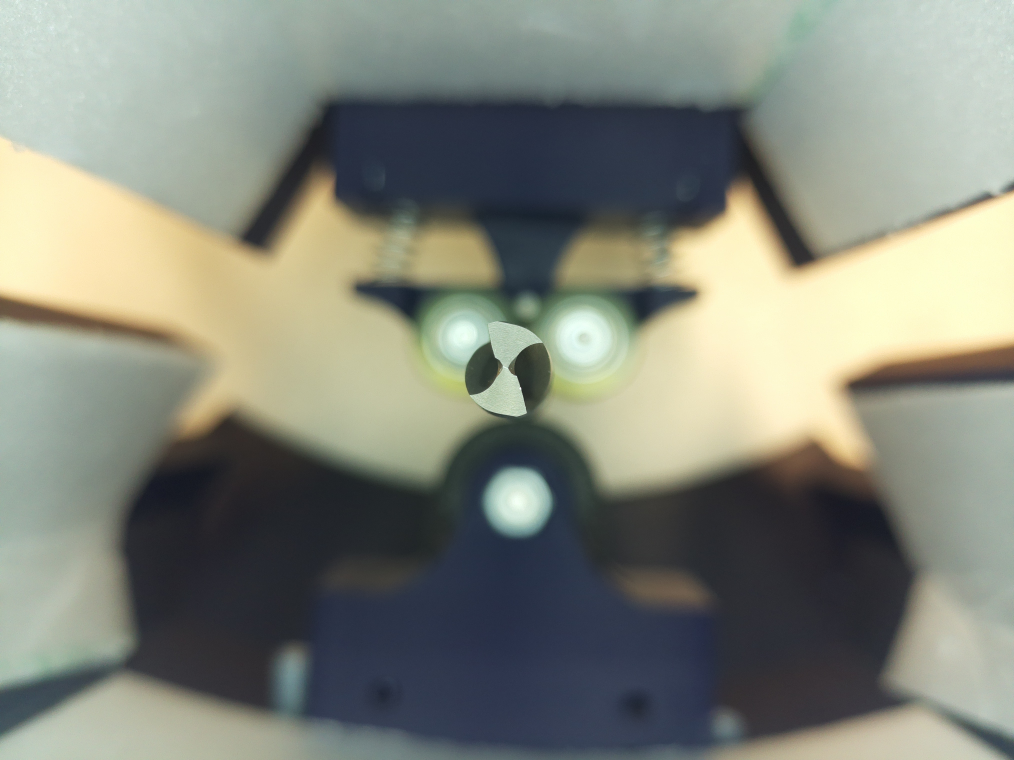
#> input picture images/1.jpg, 4056 x 3040 px (shown at 1/4 size); its folder holds only this picture in this run
$ python test3.py   (older library calls are emulated)
#> lines starting #> are read from the running program, lines starting #| are printed output that depends on the picture; after the words box and inside, x2 and y2 are one past the last pixel; in counts of white or black regions, pixels touching at a corner belong together
import cv2
import numpy as np
import os

# --- Input & output folders ---
input_folder = "images/"
square_folder = "processed_square/"
circle_folder = "processed_circle/"
os.makedirs(square_folder, exist_ok=True)
os.makedirs(circle_folder, exist_ok=True)

# --- Process all images ---
for filename in os.listdir(input_folder):
    if not filename.lower().endswith((".jpg", ".jpeg", ".png")):
        continue

    img_path = os.path.join(input_folder, filename)
    img = cv2.imread(img_path)
#> img is the input picture: shape (3040, 4056, 3); mean B, G, R 123.2, 134.4, 130.7
    if img is None:
        print(f"Failed to load {filename}")
        continue

    H_orig, W_orig = img.shape[:2]
#> H_orig = 3040; W_orig = 4056

    # --- Downscale for detection ---
    max_side = 1000
    scale = max_side / max(H_orig, W_orig)
#> scale = 0.247
    if scale < 1:
        img_small = cv2.resize(img, (int(W_orig*scale), int(H_orig*scale)), interpolation=cv2.INTER_AREA)
    else:
        img_small = img.copy()
    H_small, W_small = img_small.shape[:2]
#> H_small = 749; W_small = 1000

    # --- Focus detection ---
    gray = cv2.cvtColor(img_small, cv2.COLOR_BGR2GRAY)
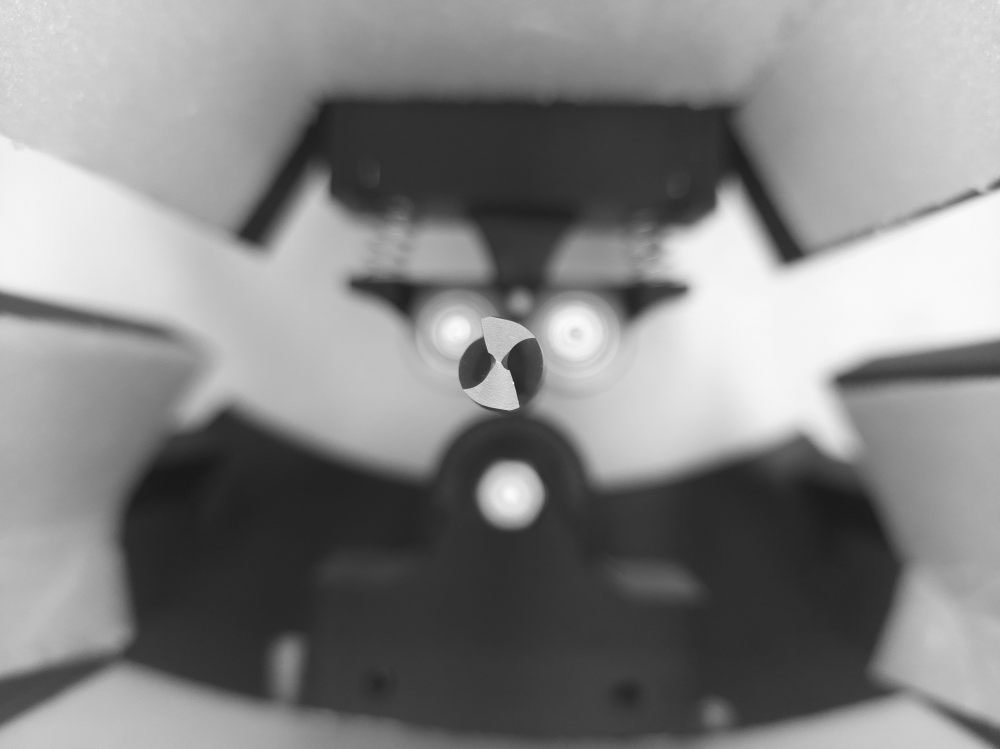
#> gray: shape (749, 1000); min 23, max 251, mean 132
    lap = cv2.Laplacian(gray, cv2.CV_64F)
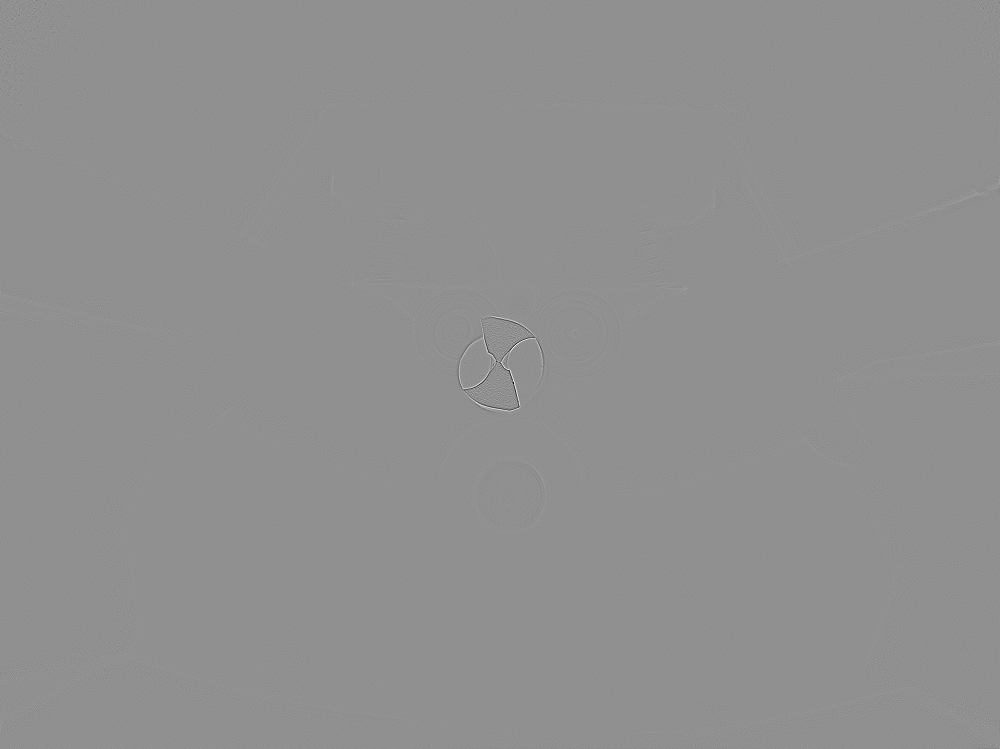
#> lap: shape (749, 1000) float64; min -256, max 196, mean 0; drawn with min black and max white
    lap_abs = cv2.convertScaleAbs(lap)
    lap_norm = cv2.normalize(lap_abs, None, 0, 255, cv2.NORM_MINMAX)
    _, mask = cv2.threshold(lap_norm, 0, 255, cv2.THRESH_BINARY + cv2.THRESH_OTSU)
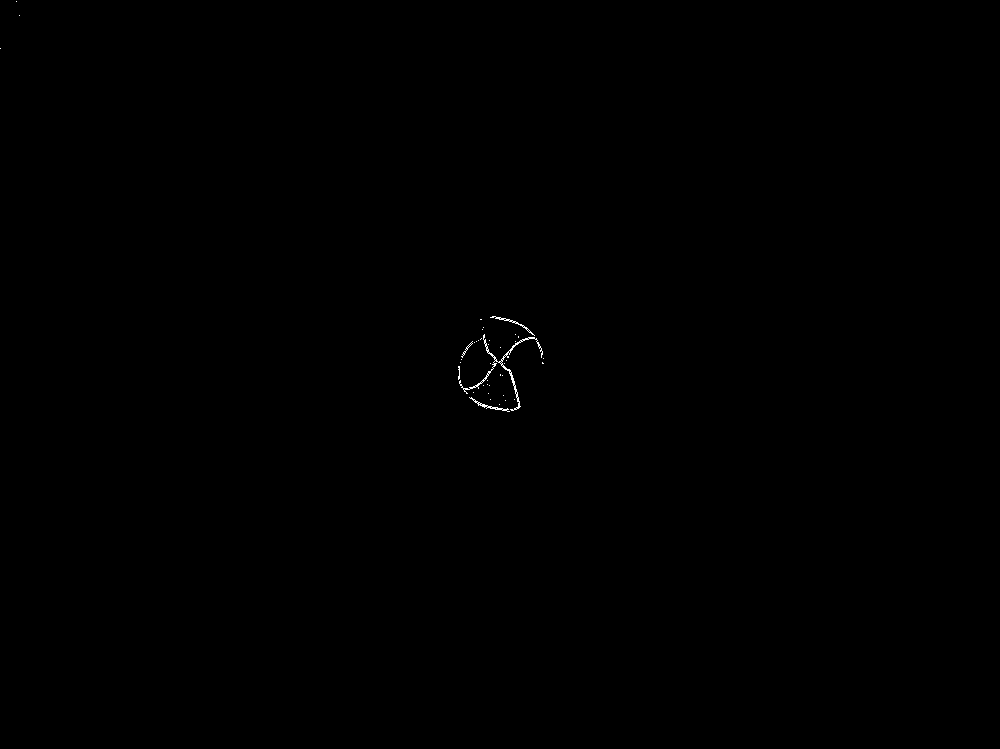
#> mask: shape (749, 1000); 0.09% white in thin lines or dots, all inside (x1, y1, x2, y2) = (0, 1, 544, 412)

    contours, _ = cv2.findContours(mask, cv2.RETR_EXTERNAL, cv2.CHAIN_APPROX_SIMPLE)
#> contours = 41 contours, 38 with area under 20; largest, box (x1, y1, x2, y2) and area: (459, 334, 543, 411) 224, (469, 397, 510, 412) 56, (490, 316, 535, 336) 50
    if not contours:
        print(f"No drill bit found in {filename}")
        continue

    # --- Largest contour = drill bit ---
    c = max(contours, key=cv2.contourArea)
#> c = contour of 287 points, box (x1, y1, x2, y2) (459, 334, 543, 411), area 224
    x_s, y_s, w_s, h_s = cv2.boundingRect(c)
#> x_s = 459; y_s = 334; w_s = 84; h_s = 77
    cx_s = x_s + w_s // 2
#> cx_s = 501
    cy_s = y_s + h_s // 2
#> cy_s = 372

    # Map back to original image
    cx = int(cx_s / scale)
#> cx = 2032
    cy = int(cy_s / scale)
#> cy = 1508

    # --- Crop size = 22% of original image (square) ---
    crop_size = int(0.22 * min(W_orig, H_orig))
#> crop_size = 668

    # --- Center the drill bit in the crop ---
    x1 = cx - crop_size // 2
#> x1 = 1698
    y1 = cy - crop_size // 2
#> y1 = 1174
    x2 = x1 + crop_size
#> x2 = 2366
    y2 = y1 + crop_size
#> y2 = 1842

    # --- Clamp to image boundaries ---
    if x1 < 0:
        x2 += -x1
        x1 = 0
    if y1 < 0:
        y2 += -y1
        y1 = 0
    if x2 > W_orig:
        x1 -= x2 - W_orig
        x2 = W_orig
    if y2 > H_orig:
        y1 -= y2 - H_orig
        y2 = H_orig

    # --- Square crop ---
    crop_square = img[y1:y2, x1:x2]
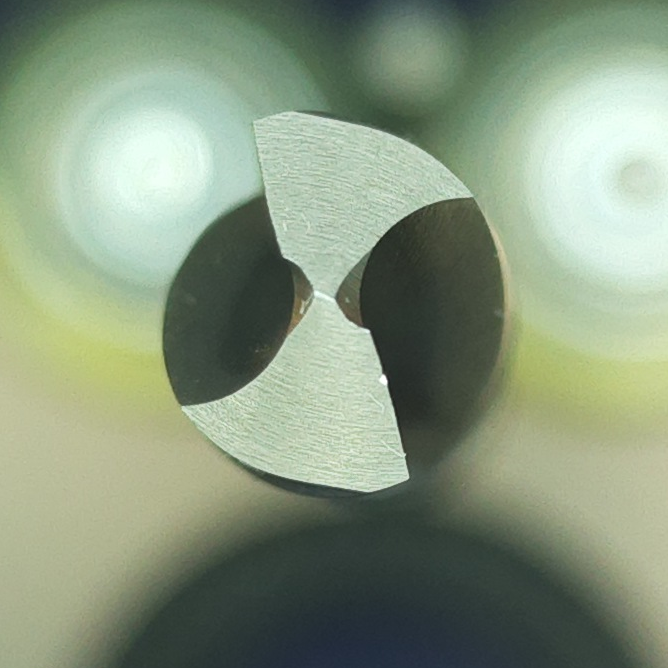
#> crop_square: shape (668, 668, 3); mean B, G, R 126.7, 150.4, 135.2
    save_square = os.path.join(square_folder, os.path.splitext(filename)[0] + "_square.png")
    cv2.imwrite(save_square, crop_square)

    # --- Circular crop ---
    h_crop, w_crop = crop_square.shape[:2]
#> h_crop = 668; w_crop = 668
    mask_circle = np.zeros((h_crop, w_crop), dtype=np.uint8)
    center = (w_crop // 2, h_crop // 2)
#> center = (334, 334)
    radius = min(h_crop, w_crop) // 2
#> radius = 334
    cv2.circle(mask_circle, center, radius, 255, -1)
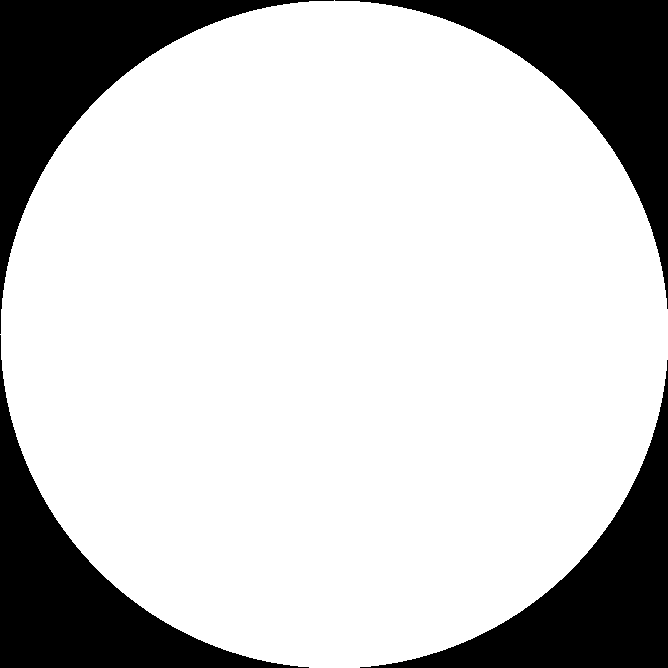
#> mask_circle: shape (668, 668); 78.5% white; 4 black regions, box (x1, y1, x2, y2) and area: (0, 0, 334, 334) 24282, (335, 0, 668, 309) 23948, (0, 335, 309, 668) 23948, (360, 360, 668, 668) 23615

    # Add alpha channel for transparency
    b, g, r = cv2.split(crop_square)
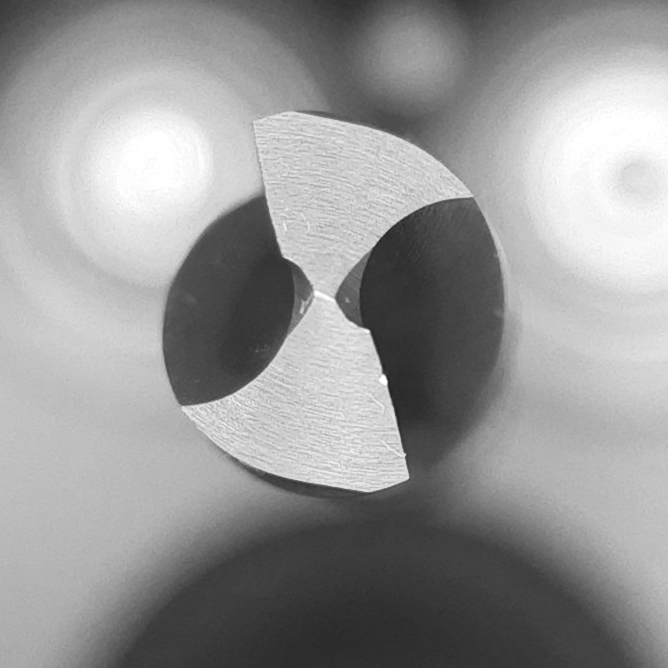
#> g: shape (668, 668); min 30, max 255, mean 150.4
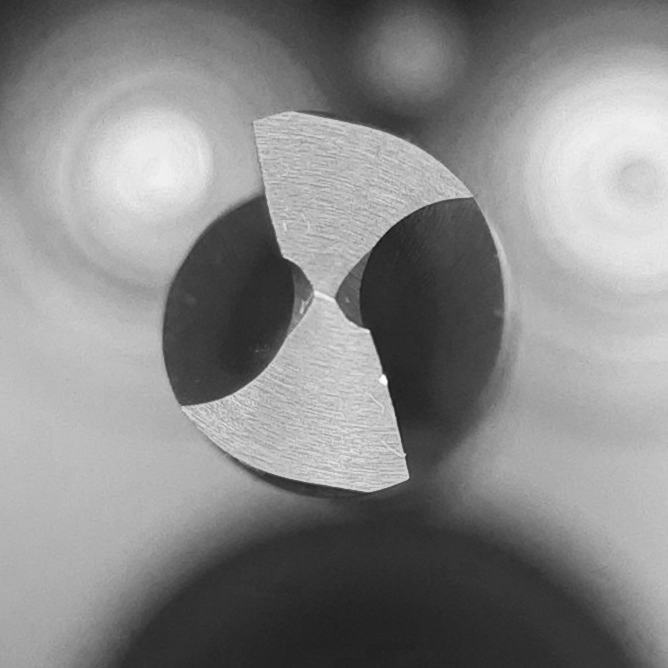
#> r: shape (668, 668); min 25, max 255, mean 135.2
    alpha = mask_circle
    crop_circle = cv2.merge([b, g, r, alpha])

    save_circle = os.path.join(circle_folder, os.path.splitext(filename)[0] + "_circle.png")
    cv2.imwrite(save_circle, crop_circle)

    print(f"Processed {filename}")
